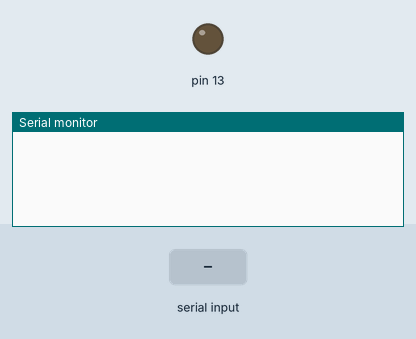
A sketch run on a simulated Arduino Uno, built with avr-gcc and run on an emulated ATmega328P. Parts: output pins drawn as LEDs (lit = HIGH), the last lines printed to the serial monitor. Inputs (shaded band) come from the test bench.

Above: at 1.2 s.
1.3 s: "90,45\n" received over Serial
At 3.0 s:
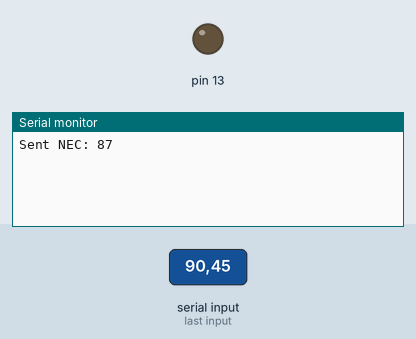
3.8 s: "30,150\n" received over Serial
At 6.0 s:
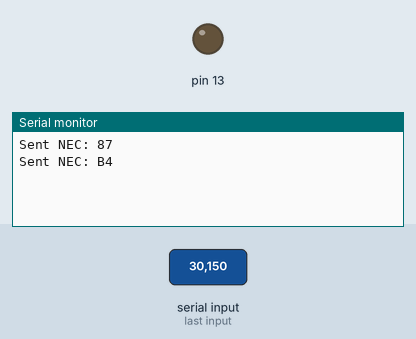
6.3 s: "90\n" received over Serial
At 7.9 s:
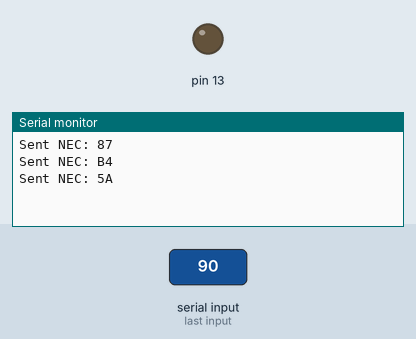

The sketch:

IRSendNec.ino
```cpp
#include "IRremote.h"
IRsend irsend;

void setup()
{
    Serial.begin(115200);
    pinMode(13, OUTPUT);
}

//The length of the code
int codeLen;
//The code value as HEC or DEC
unsigned long codeValue;
//The buffer from the serial as a string
unsigned long buffer = 0;

void sendCode(boolean repeat, long codeValue, int codeLen)
{
    if(repeat)
    {
        irsend.sendNEC(REPEAT, codeLen);
        Serial.println("Sent NEC repeat");
    }
    else
    {
        irsend.sendNEC(codeValue, codeLen);
        Serial.print("Sent NEC: ");
        Serial.println(codeValue, HEX);
    }
}

void loop()
{
    //Values are all of same length so check for hardcoded NEC length of remote
    while(Serial.available() > 0)
    {
        //For each of the eight characters currently in serial
        buffer += Serial.parseInt();
    }

    if(buffer != 0)
    {
        //Send the HEX/DEC Value for as the IRCode and the DEC value for the CodeLength!
        sendCode(false, buffer, 32);
        //Clear the existing strBuffer
        buffer = 0;
    }
}
```

Measured:
- after the input at 1.3 s, the serial monitor: prints a new line after 1.1 s (image 1)
- after the input at 3.8 s, the serial monitor: prints a new line after 1.1 s (image 2)
- after the input at 6.3 s, the serial monitor: prints a new line after 1.1 s (image 3)
